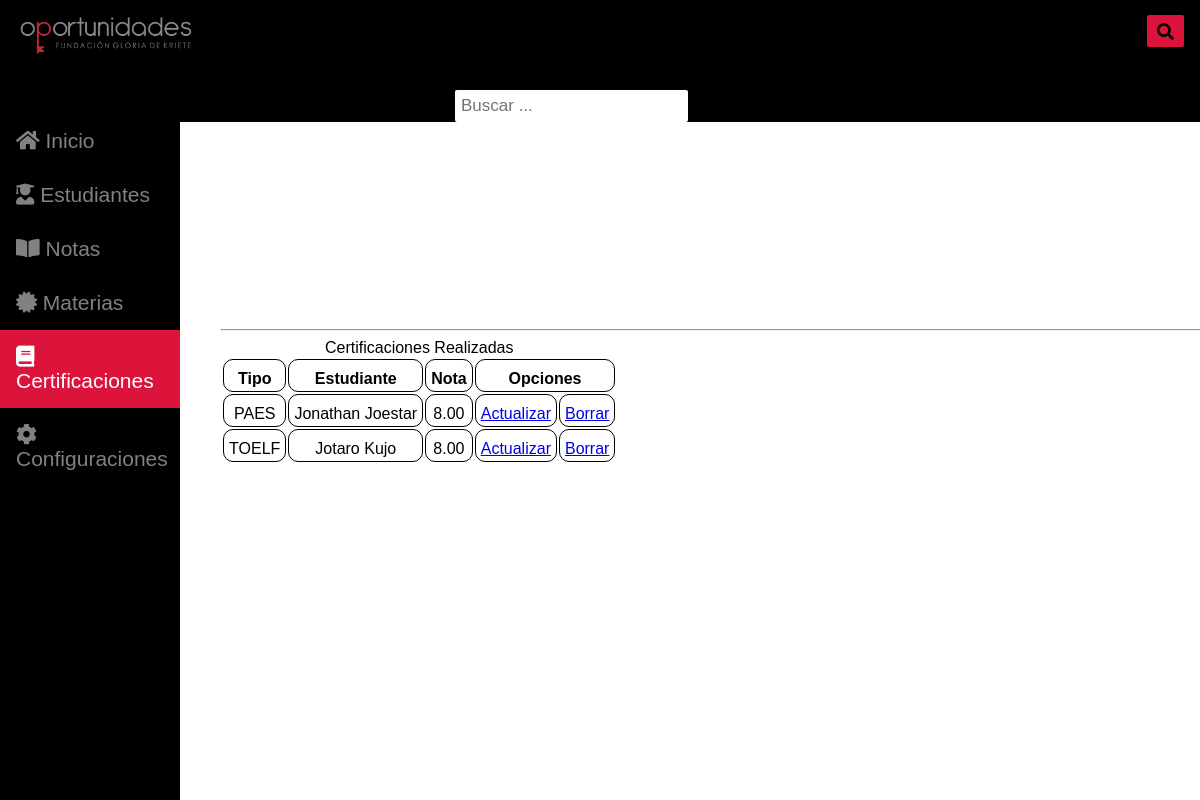
The app's page /vista/webCertificacion.php, older data.
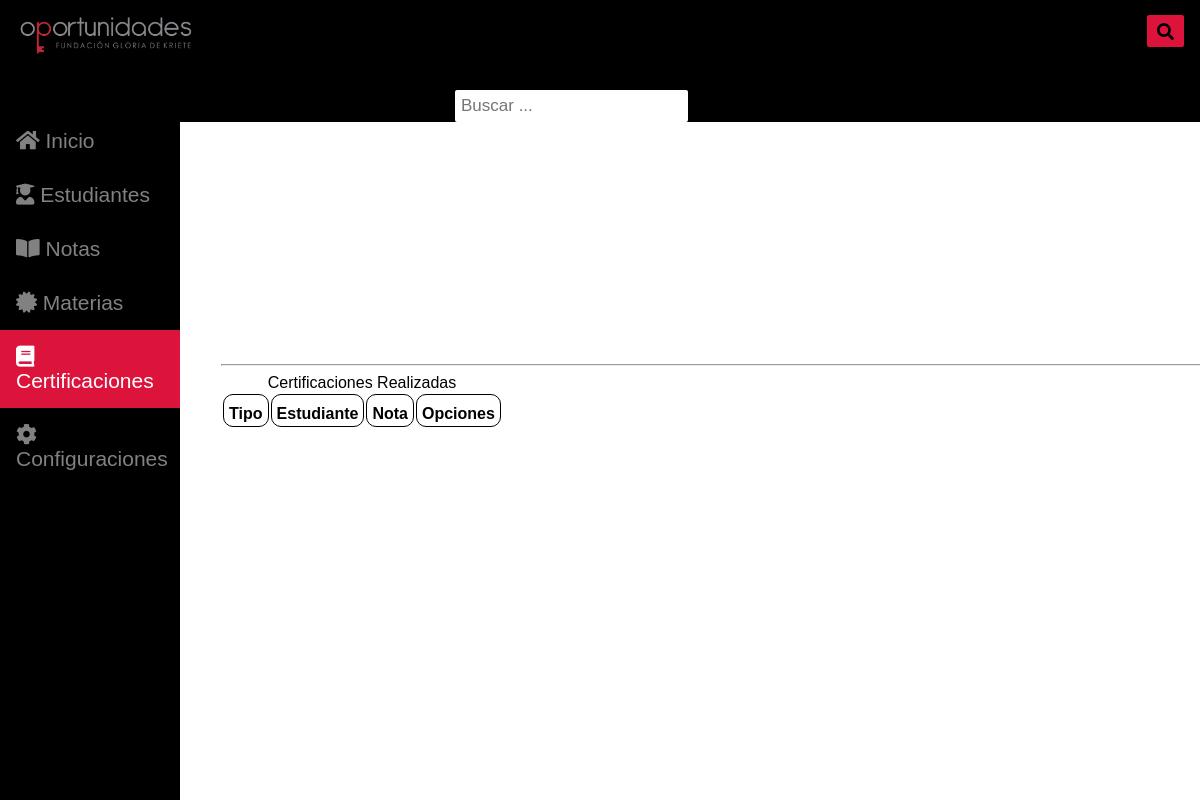
The same page, newer data.
### tables this page shows
CREATE TABLE `certificacion` (
  `idCertificacion` int(11) NOT NULL,
  `idTipo` int(11) NOT NULL,
  `idEstudiante` int(11) NOT NULL,
  `nota` decimal(4,2) NOT NULL
);

CREATE TABLE `tipo` (
  `idTipo` int(11) NOT NULL,
  `tipo` varchar(32) NOT NULL
);

### controlador/conexion.php (called while the page is built)
<?php
Class Conexion {
    private $host = 'localhost';
    private $database = 'ranking';
    private $username = 'root';
    private $password = '';
    function execQueryO($stmn) {
        $mysqli = new mysqli($this->host, $this->username, $this->password, $this->database);
        return $mysqli->query($stmn);
    }
}

### controlador/controladorCertificacion.php (called while the page is built, shortened)
<?php
    include_once("conexion.php");
    include_once("../modelo/certificacion.php");
    class ControladorCertificacion{
        function obtenerCertificacion(){
            try {
                $conn = new Conexion();
                $sql = "SELECT c.idCertificacion, t.tipo, CONCAT(e.nombre,' ',e.apellidos) AS Estudiante, c.nota FROM Certificacion as c INNER JOIN Tipo as t ON c.idTipo = t.idTipo INNER JOIN Estudiante as e ON c.idEstudiante = e.idEstudiante ORDER BY t.tipo ASC";
                $rs = $conn->execQueryO($sql);
                $coleccion = array();
                while ($certificacion = $rs->fetch_assoc()) {
                    $c = new Certificacion();
                    $c->setIdCertificacion($certificacion['idCertificacion']);
                    $c->setIdTipo($certificacion['tipo']);
                    $c->setIdEstudiante($certificacion['Estudiante']);
                    $c->setNota($certificacion['nota']);
                    array_push($coleccion, $c);
                }
                return $coleccion;
            } catch (mysqli_sql_exception $e) {
                throw new MySQLiQueryException($sql, $e->getMessage(), $e->getCode());
            }
        }
    }
?>

### modelo/certificacion.php (called while the page is built)
<?php
class Certificacion{
    private $idCertificacion;
    private $idTipo;
    private $idEstudiante;
    private $nota;
    public function getIdCertificacion(){
        return $this->idCertificacion;
    }
    public function setIdCertificacion($idCertificacion){
        $this->idCertificacion = $idCertificacion;
        return $this;
    }
    public function getIdTipo(){
        return $this->idTipo;
    }
    public function setIdTipo($idTipo){
        $this->idTipo = $idTipo;
        return $this;
    }
    public function getIdEstudiante(){
        return $this->idEstudiante;
    }
    public function setIdEstudiante($idEstudiante){
        $this->idEstudiante = $idEstudiante;
        return $this;
    }
    public function getNota(){
        return $this->nota;
    }
    public function setNota($nota){
        $this->nota = $nota;
        return $this;
    }
}
?>

### vista/webCertificacion.php (the view, shortened to what this page needs)
<!DOCTYPE html>
<html lang="en">
<head>
    <link rel="stylesheet" href="./css/style.css">
    <link rel="stylesheet" href="https://use.fontawesome.com/releases/v5.8.1/css/all.css">
</head>
<body>
    <section class="barra">
        <a href=""><img src="../vista/img/logo.png" alt="logo Oportunidades"></a>
        <i class="fa fa-search"></i>
        <input type="text" name="txtBusqueda" id="txtBusqueda" placeholder="Buscar ..." onkeyup="buscarEstudiante()">
    </section>
    <section class="lateral">
        <a href="../index.php"><i class="fas fa-home"></i> Inicio</a>
        <a href="./webEstudiantes.php"><i class="fas fa-user-graduate"></i> Estudiantes</a>
        <a href="./webNotas.php"><i class="fas fa-book-open"></i> Notas</a>
        <a href="./webMateria.php"><i class="fas fa-certificate"></i> Materias</a>
        <a href="./webCertificacion.php" class="active"><i class="fas fa-book"></i> Certificaciones</a>
        <a href="#"><i class="fas fa-cog"></i> Configuraciones</a>
    </section>
    <section>Certificaciones Realizadas</section>
    <section class="main">
        <hr>
        <table>
            <caption>Certificaciones Realizadas</caption>
            <tr class="cabecera">
                <th scope="cabecera">Tipo</th>
                <th scope="cabecera">Estudiante</th>
                <th scope="cabecera">Nota</th>
                <th colspan='2' scope="cabecera">Opciones</th>
            </tr>
            <?php
                include_once("../controlador/controladorCertificacion.php");
                $cc = new ControladorCertificacion();
                $lista = $cc->obtenerCertificacion();
                for ($i=0; $i < sizeof($lista); $i++) {
                    echo "<tr>";
                    echo "<td>".$lista[$i]->getIdTipo()."</td>";
                    echo "<td>".$lista[$i]->getIdEstudiante()."</td>";
                    echo "<td>".$lista[$i]->getNota()."</td>";
                    echo "<td><a class='btnActualizar' href='actualizarCertificacion.php?idCertificacion=".$lista[$i]->getIdCertificacion()."'>Actualizar</a></td>";
                    echo "<td><a class='btnBorrar' href='../controlador/borrarCertificacion.php?idCertificacion=".$lista[$i]->getIdCertificacion()."'>Borrar</a></td>";
                    echo "</tr>";
                }
                ?>
        </table>
    </section>
</body>
</html>

Row changes from the older to the newer data that the page shows:
removed certificacion: idTipo.tipo "PAES", IdEstudiante "Jonathan Joestar", nota "8.00"
removed certificacion: idTipo.tipo "TOELF", IdEstudiante "Jotaro Kujo", nota "8.00"
